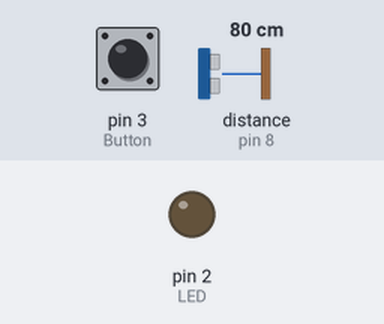
Bench run of a sketch on a simulated Arduino Uno, built with avr-gcc and run on an emulated ATmega328P. Shown: output pins drawn as LEDs (lit = HIGH). Inputs (shaded band) come from the test bench; at power-on: pin 3 (Button) HIGH, distance to the obstacle (sensor on pin 8) 80 cm. The echo pulse lasts 58.3 µs per cm; pins used as bus, display or sensor lines are not drawn.

Above: at 1.2 s.
1.3 s: pin 3 (Button) pulled LOW for 0.15 s
At 1.7 s:
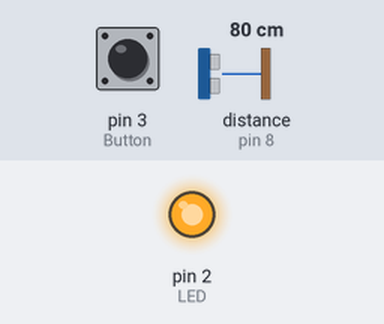
2.9 s: distance to the obstacle (sensor on pin 8) set to 55 cm
4.5 s: distance to the obstacle (sensor on pin 8) set to 46 cm
At 5.1 s:
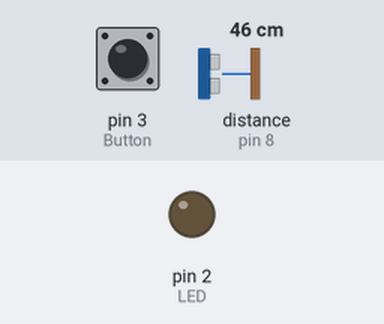
6.0 s: pin 3 (Button) pulled LOW for 1 s
At 6.5 s:
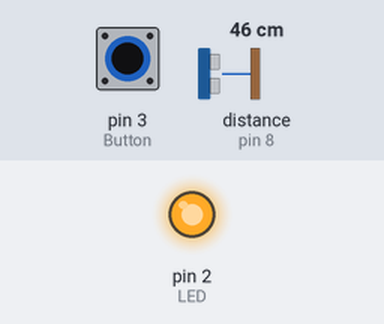
Timing chart, 0 to 9.5 s (numbered marks = the images above; inputs shaded):
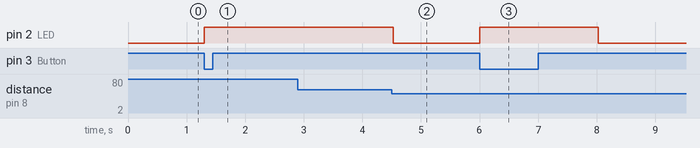

Measured:
- the behaviour switches between 51 and 50 cm on distance to the obstacle (sensor on pin 8) (found by bisection; images 1 and 2)
- after the input at 1.3 s, pin 2 (LED): LOW → HIGH at once
- after the input at 2.9 s, every drawn part: stays the same
- after the input at 4.5 s, pin 2 (LED): HIGH → LOW at once
- after the input at 6.0 s, pin 2 (LED): LOW → HIGH at once, → LOW 2.0 s later

The sketch:

stopwatch_transmitter.ino
```cpp
#include <SoftwareSerial.h>

#define trigPin 9
#define echoPin 8
#define Button 3
#define LED 2

long duration;
int distance;
bool ready = false;

SoftwareSerial HC12(1, 0); // TX, RX

void setup() {
  pinMode(trigPin, OUTPUT);
  pinMode(Button, INPUT);
  pinMode(echoPin, INPUT);
  pinMode(LED, OUTPUT);

  HC12.begin(9600);
}

void loop() {
  if (digitalRead(Button) == LOW){
    digitalWrite(LED, HIGH); // turn on ready LED
    ready = true;
    delay(2000); //safety delay
  }

  while(ready) // ready button clicked
  {
    // Reads the echoPin, returns the sound wave travel time in microseconds
    duration = 0;
    delayMicroseconds(5);
    digitalWrite(trigPin, HIGH);
    delayMicroseconds(5);
    digitalWrite(trigPin, LOW);
    duration += pulseIn(echoPin, HIGH);
    distance = (duration * 0.034 / 2);

    if (distance < 50) // motion sensor tripped
    {
      HC12.print('1');
      delay(20);
      digitalWrite(LED, LOW);
      ready = false;
    }
  }
}
```
